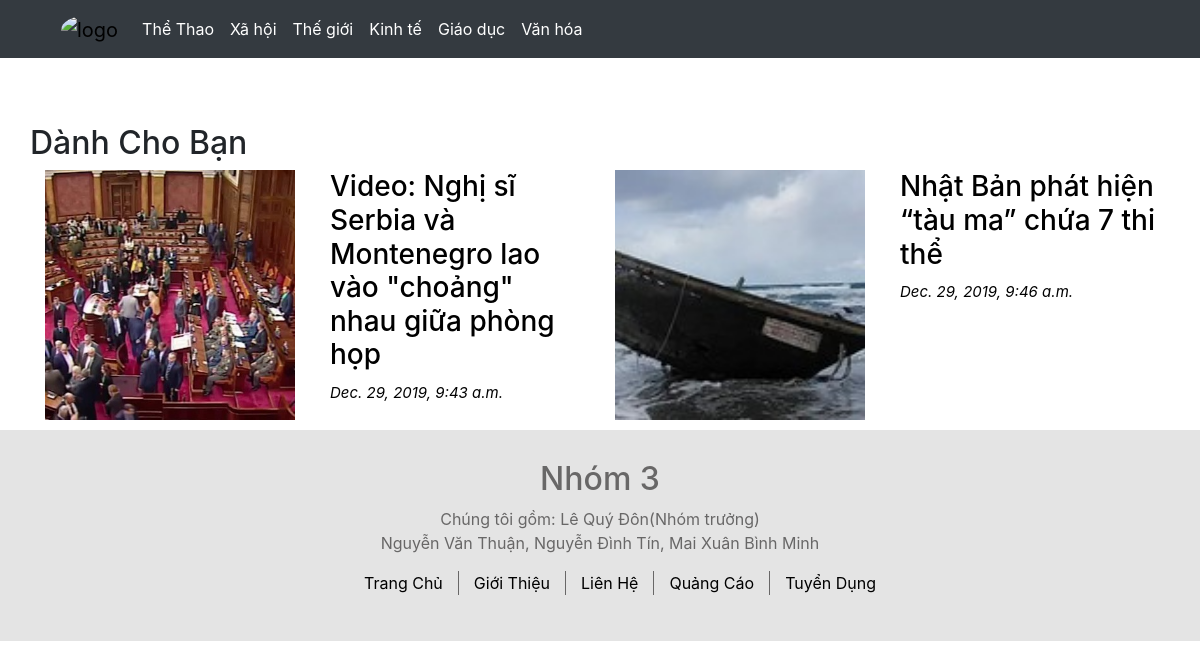
/polls/list/3, run on the app's committed database.
### polls/models.py (models this page shows)
class Theloai(models.Model):
    id = models.AutoField(primary_key=True)
    ten_the_loai=models.CharField(max_length=200)

class Tintuc(models.Model):
    id=models.AutoField(primary_key=True)
    tieu_de=models.CharField(max_length=1000)
    tom_tat=models.TextField(default={})
    hinh=models.ImageField(upload_to="images/", blank=True, null=True)
    ngaytao=models.DateTimeField(auto_now = True)
    noidung=RichTextField()
    theloai=models.ForeignKey(Theloai,on_delete=models.CASCADE)

### polls/views.py (the view)
# urls.py: path('list/<int:loai_id>',views.viewlisttintuc,name="list"),
def viewlisttintuc(request, loai_id):
    listtt=Theloai.objects.get(pk=loai_id)
    listloai=Theloai.objects.all()
    return render(request,"polls/loaitintuc.html",{"tintuc":listtt,"listloai":listloai})

### polls/templates/polls/loaitintuc.html (shortened to what this page needs)
 {% extends 'polls/base.html' %}
 {% block content %}
  <header>
        <div class="container-fluid bg-dark menu ">
            <div class="container ">
                <nav class="navbar navbar-expand-sm bg-dark navbar-dark ">
                    <a class="navbar-brand" href="{% url 'index' %}">
                        <img src="https://image.freepik.com/free-vector/newspaper-logo_10250-2347.jpg" alt="logo" class="logo">
                    </a>
                    <ul class="navbar-nav">
                       {% for item in listloai %}
                       <li class="nav-item">
                        <a class="nav-link text-white" href="{% url 'list' item.id %}">{{item.ten_the_loai}}</a>
                        <li>
                        {% endfor %}
                    </ul>
                </nav>
            </div>
        </div>
    </header>
 <br>
 <main>
    <div class="container">
            <div class="row"><h2>Dành Cho Bạn</h2></div>
            <div class="row ">
            {% for item in tintuc.tintuc_set.all %}
                <div class="col-6 item">
                    <div class="container-fluid">
                        <a href="{% url 'tintuc' item.id %}">
                            <div class="row ">
                                <div class="col-6 "><img class="img-cart" src="{{item.hinh.url}}" alt="" height="250px" width="250px" ></div>
                                <div class="col-6 b ">
                                    <h3>{{item.tieu_de}}</h3>
                                    <p><i style="color: black;">{{item.ngaytao}}</i></p>
                                </div>
                            </div>
                        </a>
                    </div>
                </div>
            {% endfor %}
            </div>
        </div>
 </main>
 <footer >
        <div class="container-fluid ">
           <div class="container">
               <h2>Nhóm 3</h2>
               <p> Chúng tôi gồm: Lê Quý Đôn(Nhóm trưởng) <br> Nguyễn Văn Thuận, Nguyễn Đình Tín, Mai Xuân Bình Minh </p>
               <ul>
                    <li class="link" style="border: 0;"><a href="">Trang Chủ</a></li>
                    <li class="link"><a href="">Giới Thiệu</a></li>
                    <li class="link"><a href="">Liên Hệ</a></li>
                    <li class="link"><a href="">Quảng Cáo</a></li>
                    <li class="link"><a href="">Tuyển Dụng</a></li>
               </ul>
           </div>
        </div>
   </footer>
 {% endblock %}

### polls/templates/polls/loaitintuc.html (style rules this page uses)
.menu { position: fixed; z-index: 1; top: 0; }
img { object-fit: cover; }
img.logo { width: 40px; height: 40px; border-radius: 50%; }
main { margin-top: 50px; }
.item { margin-bottom: 10px; padding: 0; }
i { color: white; font-size: 15px; }
a { color: black !important; }
footer { padding: 30px; color: rgb(104, 103, 103); background-color: rgb(228, 228, 228); text-align: center; }
ul { display: flex; justify-content: center; }
li.link { margin: 0; padding: 0px 15px; border-left: 1px solid; list-style: none; }

### data on the page
Theloai: ten_the_loai "Thể Thao"
Theloai: ten_the_loai "Xã hội"
Theloai: ten_the_loai "Thế giới"
Theloai: ten_the_loai "Kinh tế"
Theloai: ten_the_loai "Giáo dục"
Theloai: ten_the_loai "Văn hóa"
Tintuc: hinh (picture), tieu_de "Video: Nghị sĩ Serbia và Montenegro lao vào \"choảng\" nhau giữa phòng họp", ngaytao "Dec. 29, 2019, 9:43 a.m."
Tintuc: hinh (picture), tieu_de "Nhật Bản phát hiện “tàu ma” chứa 7 thi thể", ngaytao "Dec. 29, 2019, 9:46 a.m."
